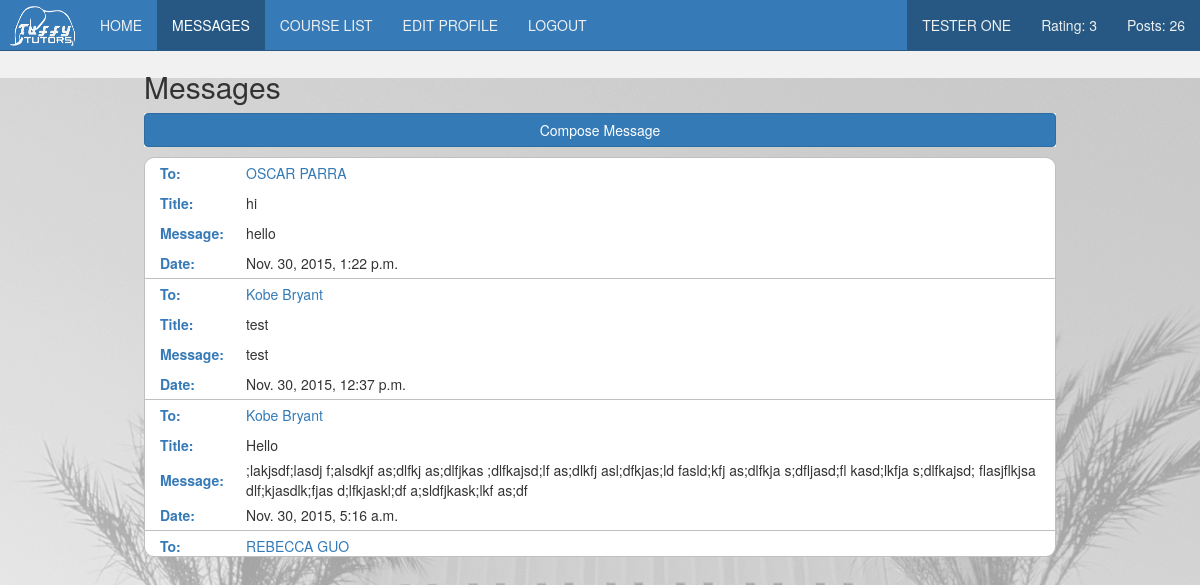
Screenshot of /message/ (signed in) with the database file from the repository.
### mysite/titan/models.py (models this page shows, shortened)
class User(models.Model):
	id = models.IntegerField(primary_key=True)
	email = models.EmailField()
	first_name = models.CharField(max_length=32)
	last_name = models.CharField(max_length=32)
	password = models.CharField(max_length=32)
	gender = models.CharField(max_length=10)        # 'M' for male, 'F' for female, 'O' for other
	birth_year = models.IntegerField()
	account_type = models.CharField(max_length=32)  # 'S' for students, 'P' for professors
	ethnicity = models.CharField(max_length=10)     # dropdown of options
	sign_up_date = models.DateTimeField(default=datetime.datetime.now())
	last_sign_in_date = models.DateTimeField(default=datetime.datetime.now())
	num_posts = models.IntegerField(default=0)
	class Meta:
		verbose_name_plural = "users"

class Message(models.Model):
    id = models.IntegerField(primary_key=True)
    sender_id = models.IntegerField()
    receiver_id = models.IntegerField()
    title = models.TextField()
    content = models.TextField()
    date_sent = models.DateTimeField(default=datetime.datetime.now())

### mysite/titan/profile_views.py (the view)
# urls.py: url(r'^message/$', profile_views.message),
def message(request):
    if "user_id" in request.session:
        message_tuple = []
        received_messages = Message.objects.filter(receiver_id = request.session['user_id'])
        sent_messages = Message.objects.filter(sender_id = request.session['user_id'])
        for message in received_messages:
            user_query = User.objects.get(id = message.sender_id)
            message_tuple.append((message.title, message.content, message.date_sent, user_query.id, user_query.first_name, user_query.last_name, 'Received', message.id))
        for message in sent_messages:
            user_query = User.objects.get(id = message.receiver_id)
            message_tuple.append((message.title, message.content, message.date_sent, user_query.id, user_query.first_name, user_query.last_name, 'Sent', message.id))
        message_tuple = sorted(message_tuple, key=lambda x: x[2], reverse = True)
        user_info, all_courses, user_courses, current_courses, previous_courses, hangouts, user_rating, activity_tuple, num_posts = load_user_info(request)
        return render(request, 'message.html', {'message_tuple': message_tuple, 'user_info': user_info, 'user_rating': user_rating, 'num_posts': num_posts})
    else:
        return HttpResponseRedirect('/')

### mysite/titan/templates/message.html (shortened to what this page needs)
{% load staticfiles %}
<!DOCTYPE html>
<html lang="en" xmlns="http://www.w3.org/1999/xhtml">
    <head>
        <link rel="stylesheet" href="{% static "bootstrap.min.css" %}" />
        <link href="{% static "style_profile.css" %}" rel="stylesheet"></link>
    </head>
    <body>
        <div class="container">
            <div class="header">
                <div class="col-lg-12 navBar">
                        <nav class="navbar navbar-default navbar-fixed-top" role="navigation">
                            <div class="container-fluid">
                                <div class="navbar-header">
                                    <a href="/profile/" class="navbar-brand">
                                        <img src="{% static "tuffy_tutors.png" %}" style="margin-top:-9px;height:40px;width:65px;margin-left:-5px;margin-right:-5px;">
                                    </a>
                                </div>
                                <div id="navbarCollapse" class="collapse navbar-collapse">
                                    <ul class="nav navbar-nav">
                                        <li><a href="/profile/">HOME</a></li>
                                        <li class="active"><a href="/message/">MESSAGES</a></li>
                                        <li><a href="/course_list/">COURSE LIST</a></li>
                                        <li><a href="/edit_profile/">EDIT PROFILE</a></li>
                                        <li><a href="/logout/">LOGOUT</a></li>
                                    </ul>
                                    <ul class="nav navbar-nav navbar-right">
                                        <li><a href="/profile/">{{ user_info.first_name }} {{ user_info.last_name }}</a></li>
                                        <li><a href="/profile/">Rating: {{ user_rating }}</a></li>
                                        <li><a href="/profile/">Posts: {{ num_posts }}</a></li>
                                    </ul>
                                </div>
                            </div>
                         </nav>
                </div>
            </div>
        <div class="message-area">
            <h2>Messages</h2>
            <div class="message-header" align="center">
                <a href="/new_message/" class="btn btn-primary message-button" role="button">Compose Message</a>
            </div>
            <div class="message-body">
                {% for message in message_tuple %}
                <table class="message-table">
                    <tr>
                        <td class="message-left">
                            <font color="#367ab7">
                                <b>
                                {% if message.6 == "Sent" %}
                                    To:
                                {% endif %}
                                </b>
                            </font>
                        </td>
                        <td class="message-right"><a href="/badge/{{message.3}}/">{{ message.4 }}&nbsp;{{ message.5 }}</a></td>
                    </tr>
                    <tr>
                        <td class="message-left"><font color="#367ab7"><b>Title:</b></font></td>
                        <td class="message-right">{{ message.0 }}</td>
                    </tr>
                    <tr>
                        <td class="message-left"><font color="#367ab7"><b>Message:</b></font></td>
                        <td class="message-right">{{ message.1 }}</td>
                    </tr>
                    <tr>
                        <td class="message-left"><font color="#367ab7"><b>Date:</b></font></td>
                        <td class="message-right">{{ message.2 }}</td>
                    </tr>
                </table>
                {% endfor %}
            </div>
        </div>
    </body>
</html>

### static/style_profile.css (style rules this page uses)
* { margin: 0; }
body { background-color: #F1F1F1; background-image: url("langsdorf.jpg"); background-repeat: no-repeat; background-attachment: fixed; background-position: center; }
li { list-style-type: none; }
.navBar { height: 50px; margin-bottom: 20px; }
.navbar-collapse { padding: 0; margin: 0; }
.navbar-right { background-color: #275883; }
.message-area { width: 80%; margin-left: auto; margin-right: auto; margin-top: 0; }
.message-area h2 { margin: 0; padding: 0; margin-bottom: 10px; }
.message-table { width: 100%; border-bottom: 1px solid silver; }
.message-header { background: white; color: pink; width: 100%; }
.message-left { padding: 5px; padding-left: 15px; width: 10%; }
.message-right { width: 80%; }
.message-button { width: 100%; }
.message-body { margin-top: 10px; background: white; height: 400px; max-height: 400px; overflow-y: scroll; border-radius: 10px; border: 1px solid silver; }
.navbar-default { background-color: #367ab7; border-color: #275883; }
.navbar-default .navbar-brand { color: #ecf0f1; }
.navbar-default .navbar-nav > li > a { color: #ecf0f1; }
.navbar-default .navbar-nav > .active > a, .navbar-default .navbar-nav > .active > a:hover, .navbar-default .navbar-nav > .active > a:focus { color: #ffffff; background-color: #275883; }
.navbar-default .navbar-collapse, .navbar-default .navbar-form { border-color: #ecf0f1; }

### rows the page displays
User: first_name "TESTER", last_name "ONE"
User: first_name "OSCAR", last_name "PARRA"
Message: title "hi", content "hello", date_sent "Nov. 30, 2015, 1:22 p.m."
User: first_name "Kobe" "Kobe", last_name "Bryant" "Bryant"
Message: title "test", content "test", date_sent "Nov. 30, 2015, 12:37 p.m."
Message: title "Hello", content ";lakjsdf;lasdj f;alsdkjf as;dlfkj as;dlfjkas ;dlfkajsd;lf as;dlkfj asl;dfkjas;ld fasld;kfj as;dlfkja s;dfljasd;fl kasd;lkfja s;dlfkajsd; flasjflkjsa dlf;kjasdlk;fjas d;lfkjaskl;df a;sldfjkask;lkf as;df", date_sent "Nov. 30, 2015, 5:16 a.m."
User: first_name "REBECCA", last_name "GUO"

### other values shown
{{ user_rating }} "3"
{{ num_posts }} "26"
